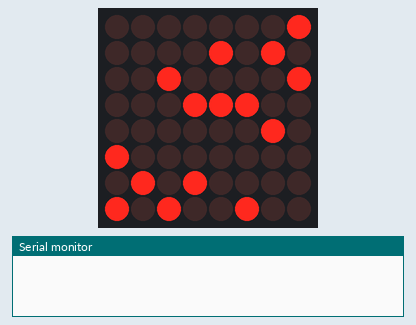
Recording of a sketch running on a simulated Arduino Uno, built with avr-gcc and run on an emulated ATmega328P. Parts: 8×8 LED matrix, the last lines printed to the serial monitor. Wiring (from diagram.json): MAX7219 LED driver: data pin 11; clock pin 13; CS pin 10. Random numbers use the default seed unless the sketch sets one.

Above: at 0.13 s.
At 4.44 s:
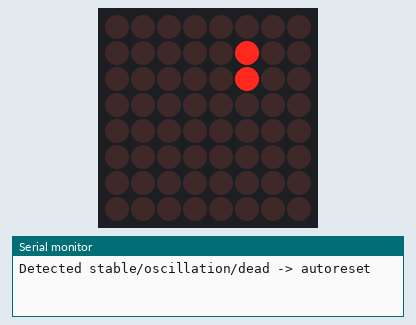
At 9.46 s:
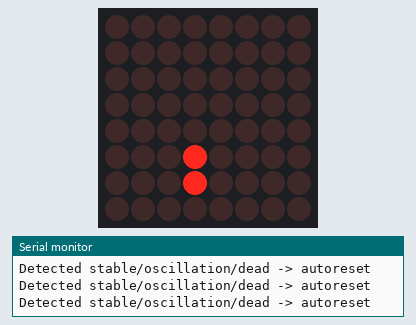
At 19.58 s:
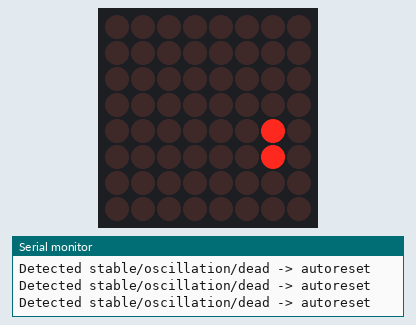
At 29.65 s:
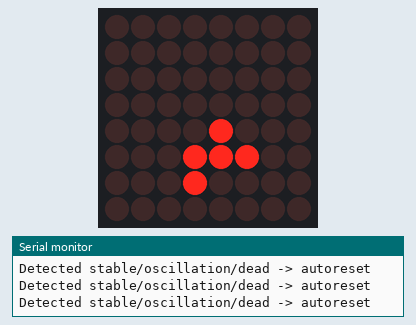
At 39.81 s:
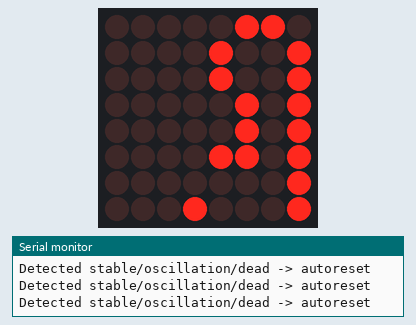

The sketch:

game_of_life_populatii_random.ino
```cpp
// prima oara vom memora pozitiile la care este conectata matricea:
int MOSI_pin = 11;
int SlaveSelect_pin = 10;
int Clock_pin = 13;


// apoi stabilim cateva zone memorabile din max:
byte max7219_reg_noop        = 0x00; // nu face nimic
byte max7219_reg_digit0      = 0x01; // seteaza primul rand
byte max7219_reg_digit1      = 0x02;
byte max7219_reg_digit2      = 0x03;
byte max7219_reg_digit3      = 0x04;
byte max7219_reg_digit4      = 0x05;
byte max7219_reg_digit5      = 0x06;
byte max7219_reg_digit6      = 0x07;
byte max7219_reg_digit7      = 0x08;
byte max7219_reg_decodeMode  = 0x09;
byte max7219_reg_intensity   = 0x0a;
byte max7219_reg_scanLimit   = 0x0b;
byte max7219_reg_shutdown    = 0x0c;
byte max7219_reg_displayTest = 0x0f;

int a[8][8]; // generatie curenta
int b[8][8]; // generatie viitoare
int c[8][8]; // generatie dinainte

int pauza = 250; // intre generatii

void putByte(byte data) { // trebuie sa scriem bitii din data pe rand, de la stg la dreapta, sincronizat
  for (int i=7; i>=0; i--)
  {
    digitalWrite(Clock_pin, LOW);   // incepe o scriere sincronizata
    digitalWrite(MOSI_pin, (data & (0x01 << i)) ? HIGH : LOW); // cand i=7 scriu cel mai din stg bit din data...
    digitalWrite(Clock_pin, HIGH);   // a terminat sincronismul
  }
}
void toMax( byte reg, byte col) {
  digitalWrite(SlaveSelect_pin, LOW);       // selectez slaveul
  putByte(reg);                  // ii zic in ce zona de memorie scriu
  putByte(col);                  // si scriu valoarea
  digitalWrite(SlaveSelect_pin,HIGH);       // deselectez slaveul ca sa activez ce am scris
}

void resetmatrix(int m[8][8]){
  for (int i=0; i<8; i++)
     for(int j=0; j<8; j++)
        m[i][j]=0;
}


void displayMatrix(int m[8][8]){
   for(int i=0; i<8; i++)
   {
      int val = 0;
      for(int j=0; j<8; j++)
      {
        val |= (m[i][7-j]<<j);
      }
      toMax(i+1,val);
   }
}
void generateRandomPopulation(){
  resetmatrix(a);
  // aleg random niste celule care sa fie aprinse
  int n = random(8, 20);
  for(int i=0;i<n;i++){
    a[random(0,8)][random(0,8)]=1;
  }
}

int countNeighbors(int x, int y, int m[8][8]){
  int cnt = 0;
  for(int dx=-1; dx<=1; dx++){
    for(int dy=-1; dy<=1; dy++){
      if(dx==0 && dy==0) continue;
      int nx = x + dx;
      int ny = y + dy;
      if(nx>=0 && nx<8 && ny>=0 && ny<8){
        if(m[nx][ny]) cnt++;
      }
    }
  }
  return cnt;
}

bool equalMatrices(int m1[8][8], int m2[8][8]){
  for(int i=0;i<8;i++) for(int j=0;j<8;j++) if(m1[i][j]!=m2[i][j]) return false;
  return true;
}

void copyMatrix(int src[8][8], int dst[8][8]){
  for(int i=0;i<8;i++) for(int j=0;j<8;j++) dst[i][j]=src[i][j];
}

void flashAndReset(){
  // sting si aprind ca sa se vada ca i dau reset
  for(int t=0;t<3;t++){
    for (int i=1;i<=8;i++) toMax(i,0xFF);
    delay(80);
    for (int i=1;i<=8;i++) toMax(i,0x00);
    delay(80);
  }
  generateRandomPopulation();
}

void setup() {
  Serial.begin(9600);
  pinMode(MOSI_pin, OUTPUT);
  pinMode(Clock_pin,  OUTPUT);
  pinMode(SlaveSelect_pin,   OUTPUT);

  digitalWrite(Clock_pin, HIGH);

  toMax(max7219_reg_scanLimit, 0x07);
  toMax(max7219_reg_decodeMode, 0x00);
  toMax(max7219_reg_shutdown, 0x01);
  toMax(max7219_reg_displayTest, 0x00);
  for (int i=1; i<=8; i++) toMax(i,0);
  toMax(max7219_reg_intensity, 0x08);

  randomSeed(analogRead(0));
  generateRandomPopulation();
  resetmatrix(c); // generatie anterioara = zero
}

void loop() {
  // afisez generatia curenta
  displayMatrix(a);
  delay(pauza);

  // calcul generatia urmatoare in b
  resetmatrix(b);
  for(int x=0;x<8;x++){
    for(int y=0;y<8;y++){
      int neighbors = countNeighbors(x,y,a);
      if(a[x][y]==1){
        // regula: 2 sau 3 -> supravietuieste
        if(neighbors==2 || neighbors==3) b[x][y]=1; else b[x][y]=0;
      } else {
        // regula: 3 -> nastere
        if(neighbors==3) b[x][y]=1; else b[x][y]=0;
      }
    }
  }

  // detectie stari terminale sau oscilatii de perioada 2
  bool stable = equalMatrices(a,b);      // nu se schimba
  bool oscillation2 = equalMatrices(b,c); // intoarce la c -> perioada 2

  // cand sunt toate 0
  int sum=0; for(int i=0;i<8;i++) for(int j=0;j<8;j++) sum += b[i][j];
  bool dead = (sum==0);

  if(stable || oscillation2 || dead){
  //de la capat
    Serial.println("Detected stable/oscillation/dead -> autoreset");
    flashAndReset();
    // actualizam c cu generatie curenta, apoi sarim la noua generatie (generateRandomPopulation deja scrie in a)
    resetmatrix(c);
    return; // afisam imediat noua populatie in urmatorul loop
  }
  copyMatrix(a, c);
  copyMatrix(b, a);
}
```
